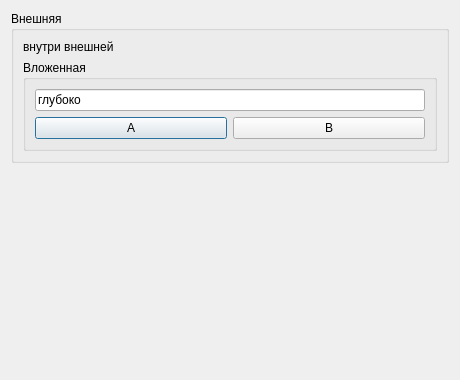
<?xml version="1.0" encoding="UTF-8"?>
<ui version="4.0"><class>Dialog</class><widget class="QDialog" name="Dialog"><property name="geometry"><rect><x>0</x><y>0</y><width>460</width><height>380</height></rect></property><property name="windowTitle"><string>#046 nested/131_group_vbox_group_hbox</string></property><layout class="QVBoxLayout" name="verticalLayout"><property name="leftMargin"><number>11</number></property><property name="topMargin"><number>11</number></property><property name="rightMargin"><number>11</number></property><property name="bottomMargin"><number>11</number></property><property name="spacing"><number>6</number></property><item><widget class="QGroupBox" name="g1"><property name="title"><string>Внешняя</string></property><layout class="QVBoxLayout" name="g1Layout"><property name="leftMargin"><number>9</number></property><property name="topMargin"><number>9</number></property><property name="rightMargin"><number>9</number></property><property name="bottomMargin"><number>9</number></property><property name="spacing"><number>6</number></property><item><widget class="QLabel" name="l1"><property name="text"><string>внутри внешней</string></property></widget></item><item><widget class="QGroupBox" name="g2"><property name="title"><string>Вложенная</string></property><layout class="QVBoxLayout" name="g2Layout"><property name="leftMargin"><number>9</number></property><property name="topMargin"><number>9</number></property><property name="rightMargin"><number>9</number></property><property name="bottomMargin"><number>9</number></property><property name="spacing"><number>6</number></property><item><widget class="QLineEdit" name="e1"><property name="text"><string>глубоко</string></property></widget></item><item><layout class="QHBoxLayout" name="row"><property name="leftMargin"><number>0</number></property><property name="topMargin"><number>0</number></property><property name="rightMargin"><number>0</number></property><property name="bottomMargin"><number>0</number></property><property name="spacing"><number>6</number></property><item><widget class="QPushButton" name="b1"><property name="text"><string>A</string></property></widget></item><item><widget class="QPushButton" name="b2"><property name="text"><string>B</string></property></widget></item></layout></item></layout></widget></item></layout></widget></item><item><spacer name="verticalSpacer"><property name="orientation"><enum>Qt::Orientation::Vertical</enum></property><property name="sizeHint" stdset="0"><size><width>40</width><height>20</height></size></property></spacer></item></layout></widget></ui>
